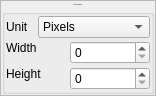
              <widget class="QFrame" name="frame_7">
               <property name="geometry">
                <rect>
                 <x>720</x>
                 <y>0</y>
                 <width>156</width>
                 <height>96</height>
                </rect>
               </property>
               <property name="frameShape">
                <enum>QFrame::StyledPanel</enum>
               </property>
               <property name="frameShadow">
                <enum>QFrame::Raised</enum>
               </property>
               <layout class="QVBoxLayout" name="verticalLayout_55">
                <property name="spacing">
                 <number>3</number>
                </property>
                <property name="leftMargin">
                 <number>1</number>
                </property>
                <property name="topMargin">
                 <number>1</number>
                </property>
                <property name="rightMargin">
                 <number>1</number>
                </property>
                <property name="bottomMargin">
                 <number>1</number>
                </property>
                <item>
                 <widget class="QLabel" name="label_120">
                  <property name="font">
                   <font>
                    <family>Yu Gothic UI Semibold</family>
                    <pointsize>-1</pointsize>
                    <weight>7</weight>
                    <italic>false</italic>
                    <bold>false</bold>
                   </font>
                  </property>
                  <property name="text">
                   <string>Custom Paper size</string>
                  </property>
                  <property name="alignment">
                   <set>Qt::AlignCenter</set>
                  </property>
                  <property name="wordWrap">
                   <bool>false</bool>
                  </property>
                 </widget>
                </item>
                <item>
                 <widget class="QGroupBox" name="groupBox_21">
                  <property name="title">
                   <string/>
                  </property>
                  <layout class="QGridLayout" name="gridLayout_7">
                   <property name="leftMargin">
                    <number>1</number>
                   </property>
                   <property name="topMargin">
                    <number>1</number>
                   </property>
                   <property name="rightMargin">
                    <number>1</number>
                   </property>
                   <property name="bottomMargin">
                    <number>1</number>
                   </property>
                   <property name="spacing">
                    <number>3</number>
                   </property>
                   <item row="0" column="0">
                    <widget class="QLabel" name="label_123">
                     <property name="text">
                      <string>Unit</string>
                     </property>
                    </widget>
                   </item>
                   <item row="0" column="1" colspan="2">
                    <widget class="QComboBox" name="comboBox_2">
                     <item>
                      <property name="text">
                       <string>Pixels</string>
                      </property>
                     </item>
                     <item>
                      <property name="text">
                       <string>Millimetres</string>
                      </property>
                     </item>
                     <item>
                      <property name="text">
                       <string>Centimetres</string>
                      </property>
                     </item>
                     <item>
                      <property name="text">
                       <string>Inches</string>
                      </property>
                     </item>
                    </widget>
                   </item>
                   <item row="1" column="0" colspan="2">
                    <widget class="QLabel" name="label_121">
                     <property name="text">
                      <string>Width</string>
                     </property>
                    </widget>
                   </item>
                   <item row="1" column="2" rowspan="2">
                    <widget class="QSpinBox" name="spinBox_15">
                     <property name="minimumSize">
                      <size>
                       <width>80</width>
                       <height>0</height>
                      </size>
                     </property>
                     <property name="maximumSize">
                      <size>
                       <width>16777215</width>
                       <height>16777215</height>
                      </size>
                     </property>
                    </widget>
                   </item>
                   <item row="2" column="0" rowspan="2" colspan="2">
                    <widget class="QLabel" name="label_122">
                     <property name="text">
                      <string>Height</string>
                     </property>
                    </widget>
                   </item>
                   <item row="3" column="2">
                    <widget class="QSpinBox" name="spinBox_16">
                     <property name="minimumSize">
                      <size>
                       <width>80</width>
                       <height>0</height>
                      </size>
                     </property>
                    </widget>
                   </item>
                  </layout>
                 </widget>
                </item>
               </layout>
              </widget>
